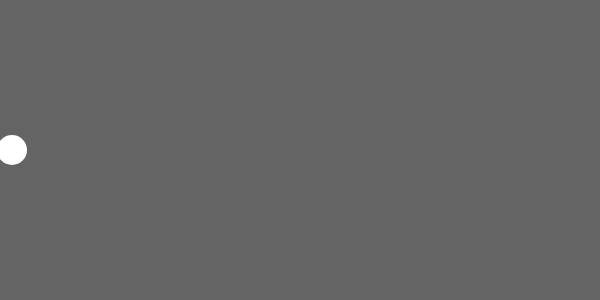
Frame 1 (no input)
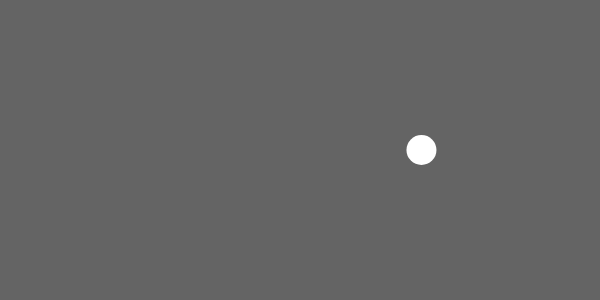
Frame 60 (no input)
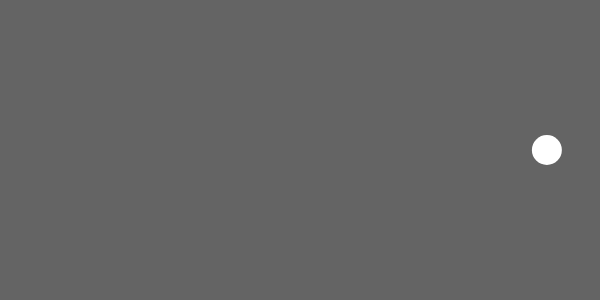
Frame 120 (the mouse pressed at the canvas centre since frame 60)

The p5.js sketch that drew these frames (run headless with seeded random() and noise() and a simulated clock; from frame 60 on, the mouse is pressed at the canvas centre):

// p5.js sketch
// ── sketch.js
let x = 0;

function setup() {
  createCanvas(600, 300);
  noStroke();
}

function draw() {
  background(100);
  
  let targetX = width;
  let percentage = 0.02; // 2%
  x = lerp(x, targetX, percentage); // update the current position with the lerp's output value.

  ellipse(x, height/2, 30, 30);
}
